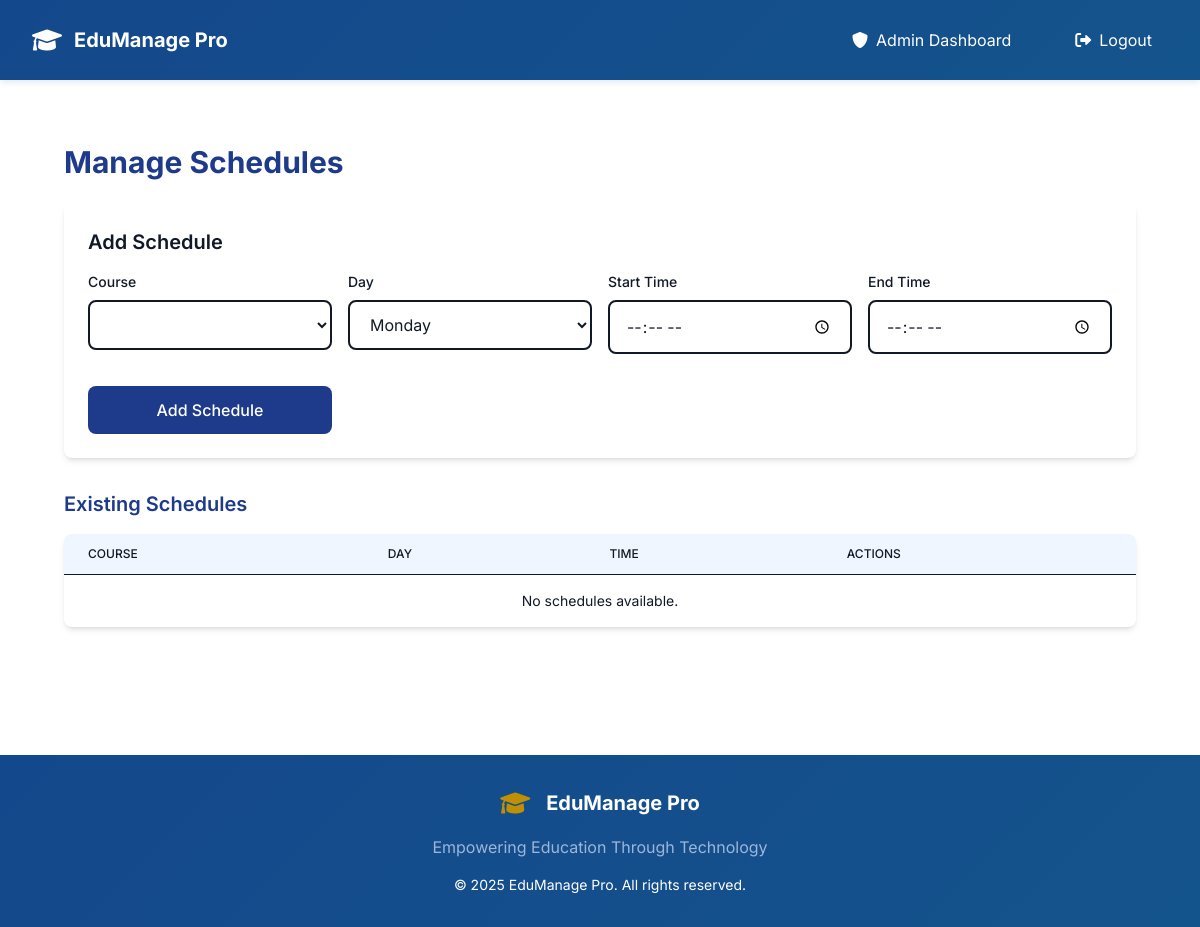
Page /school/admin/schedules/ (signed in) on the earlier database version.
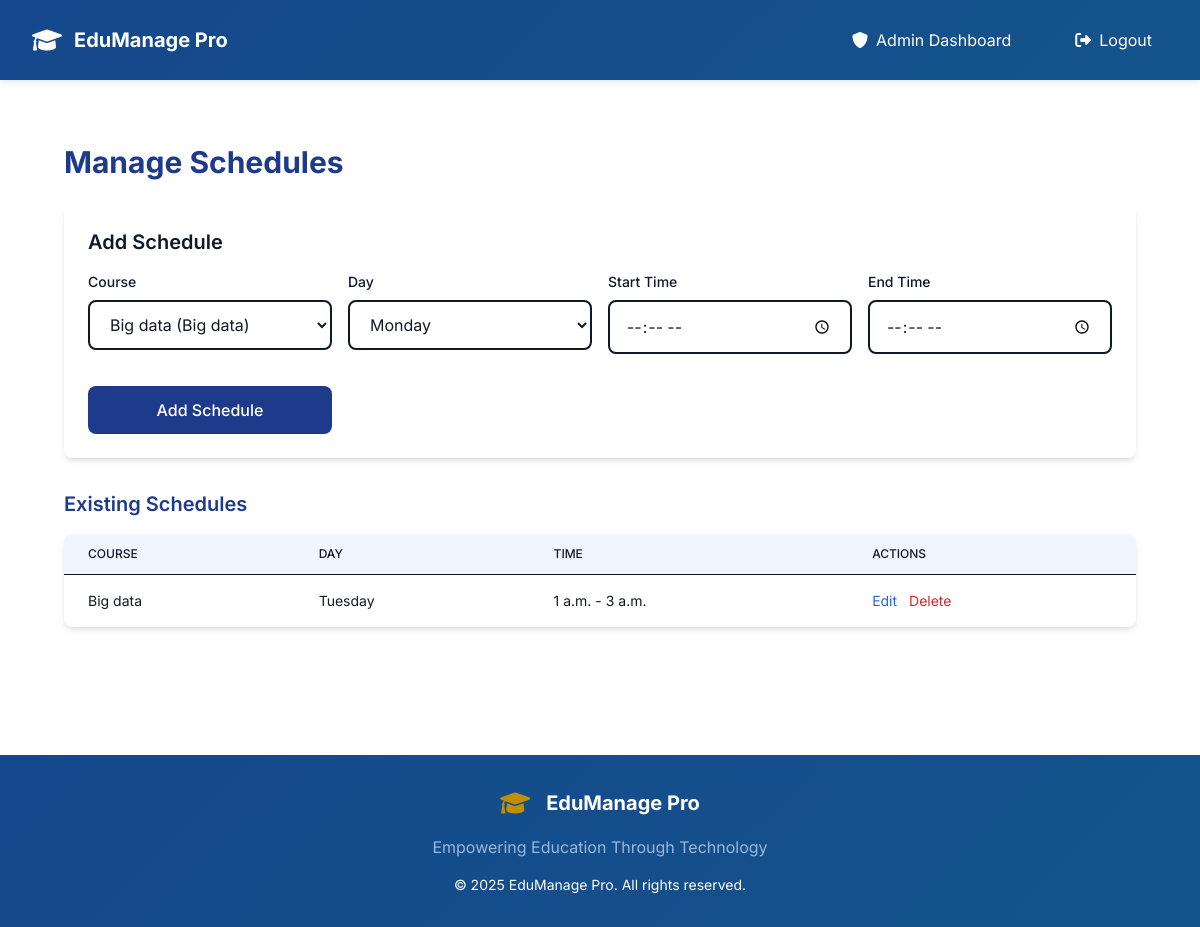
Same page on the later database version.
### school_management/models.py (models this page shows, shortened)
class Schedule(models.Model):
    course = models.ForeignKey(Course, on_delete=models.CASCADE)
    day_of_week = models.CharField(max_length=10, choices=[
        ('Monday', 'Monday'), ('Tuesday', 'Tuesday'), ('Wednesday', 'Wednesday'),
        ('Thursday', 'Thursday'), ('Friday', 'Friday')
    ])
    start_time = models.TimeField()
    end_time = models.TimeField()

class Course(models.Model):
    name = models.CharField(max_length=100)
    teacher = models.ForeignKey(User, on_delete=models.CASCADE, limit_choices_to={'is_staff': True})
    class_group = models.ForeignKey(ClassGroup, on_delete=models.CASCADE)
    description = models.TextField(blank=True)
    resources = models.FileField(upload_to='course_resources/', blank=True, null=True)

### school_management/views.py (the view)
        @login_required
        def wrapper(request, *args, **kwargs):
            if is_superuser and not request.user.is_superuser:
                messages.error(request, "Access denied. Admin privileges required.")
                return redirect('login')
            elif is_staff and not request.user.is_staff:
                messages.error(request, "Access denied. Teacher privileges required.")
                return redirect('login')
            elif is_student and (request.user.is_staff or request.user.is_superuser):
                messages.error(request, "Access denied. Student account required.")
                return redirect('login')
            return view_func(request, *args, **kwargs)

### school_management/views.py (called while the page is built, shortened)
def user_role_required(is_superuser=False, is_staff=False, is_student=False):
    def decorator(view_func):
        @login_required
        def wrapper(request, *args, **kwargs):
            if is_superuser and not request.user.is_superuser:
                messages.error(request, "Access denied. Admin privileges required.")
                return redirect('login')
            elif is_staff and not request.user.is_staff:
                messages.error(request, "Access denied. Teacher privileges required.")
                return redirect('login')
            elif is_student and (request.user.is_staff or request.user.is_superuser):
                messages.error(request, "Access denied. Student account required.")
                return redirect('login')
            return view_func(request, *args, **kwargs)
        return wrapper
    return decorator

@user_role_required(is_superuser=True)
def manage_schedules(request):
    courses = Course.objects.all()
    schedules = Schedule.objects.all()
    context = {'courses': courses, 'schedules': schedules}
    return render(request, 'school_management/manage_schedules.html', context)

### school_management/templates/school_management/manage_schedules.html (shortened to what the changed rows need)
{% extends 'base.html' %}
{% block content %}
    <div class="fade-in max-w-7xl mx-auto px-4 sm:px-6 lg:px-8 py-8">
        <h2 class="text-3xl font-bold text-blue-900 mb-6">Manage Schedules</h2>
        <div class="bg-beige-100 p-6 rounded-lg shadow-md mb-8">
            <form method="POST" class="grid grid-cols-1 md:grid-cols-4 gap-4">
                <div>
                    <label for="course_id" class="block text-sm font-medium text-gray-900">Course</label>
                    <select name="course_id" id="course_id"
                            class="mt-2 block w-full px-4 py-3 rounded-lg border-2 border-gray-900 bg-white text-gray-900 focus:ring-2 focus:ring-blue-900 focus:border-blue-900 transition-all duration-200">
                        {% for course in courses %}
                            <option value="{{ course.id }}">{{ course.name }} ({{ course.class_group.name }})</option>
                        {% endfor %}
                    </select>
                </div>
            </form>
        </div>
        <div class="bg-beige-100 rounded-lg shadow-md overflow-x-auto">
            <table class="min-w-full divide-y divide-gray-900">
                <thead class="bg-blue-50">
                    <tr>
                        <th class="px-6 py-3 text-left text-xs font-medium text-gray-900 uppercase">Course</th>
                        <th class="px-6 py-3 text-left text-xs font-medium text-gray-900 uppercase">Day</th>
                        <th class="px-6 py-3 text-left text-xs font-medium text-gray-900 uppercase">Time</th>
                        <th class="px-6 py-3 text-left text-xs font-medium text-gray-900 uppercase">Actions</th>
                    </tr>
                </thead>
                <tbody class="divide-y divide-gray-900">
                    {% for schedule in schedules %}
                        <tr class="hover:bg-blue-50 transition duration-200">
                            <td class="px-6 py-4 whitespace-nowrap text-sm text-gray-900">{{ schedule.course.name }}</td>
                            <td class="px-6 py-4 whitespace-nowrap text-sm text-gray-900">{{ schedule.day_of_week }}</td>
                            <td class="px-6 py-4 whitespace-nowrap text-sm text-gray-900">{{ schedule.start_time }} - {{ schedule.end_time }}</td>
                            <td class="px-6 py-4 whitespace-nowrap text-sm text-gray-900">
                                <a href="{% url 'edit_schedule' schedule.id %}" class="text-blue-600 hover:text-blue-800 mr-2">Edit</a>
                                <form method="POST" action="{% url 'manage_schedules' %}" style="display:inline;">
                                    <button type="submit" class="text-red-600 hover:text-red-800" onclick="return confirm('Are you sure you want to delete this schedule?');">Delete</button>
                                </form>
                            </td>
                        </tr>
                    {% empty %}
                        <tr>
                            <td colspan="4" class="px-6 py-4 text-center text-sm text-gray-900">No schedules available.</td>
                        </tr>
                    {% endfor %}
                </tbody>
            </table>
        </div>
    </div>
{% endblock %}

Differences in the rows shown:
added Schedule: course.name "Big data", day_of_week "Tuesday", start_time "1 a.m.", end_time "3 a.m."
Other differences:
form field course_id: (not shown) → "Big data (Big data)"
text no longer shown: "No schedules available."
